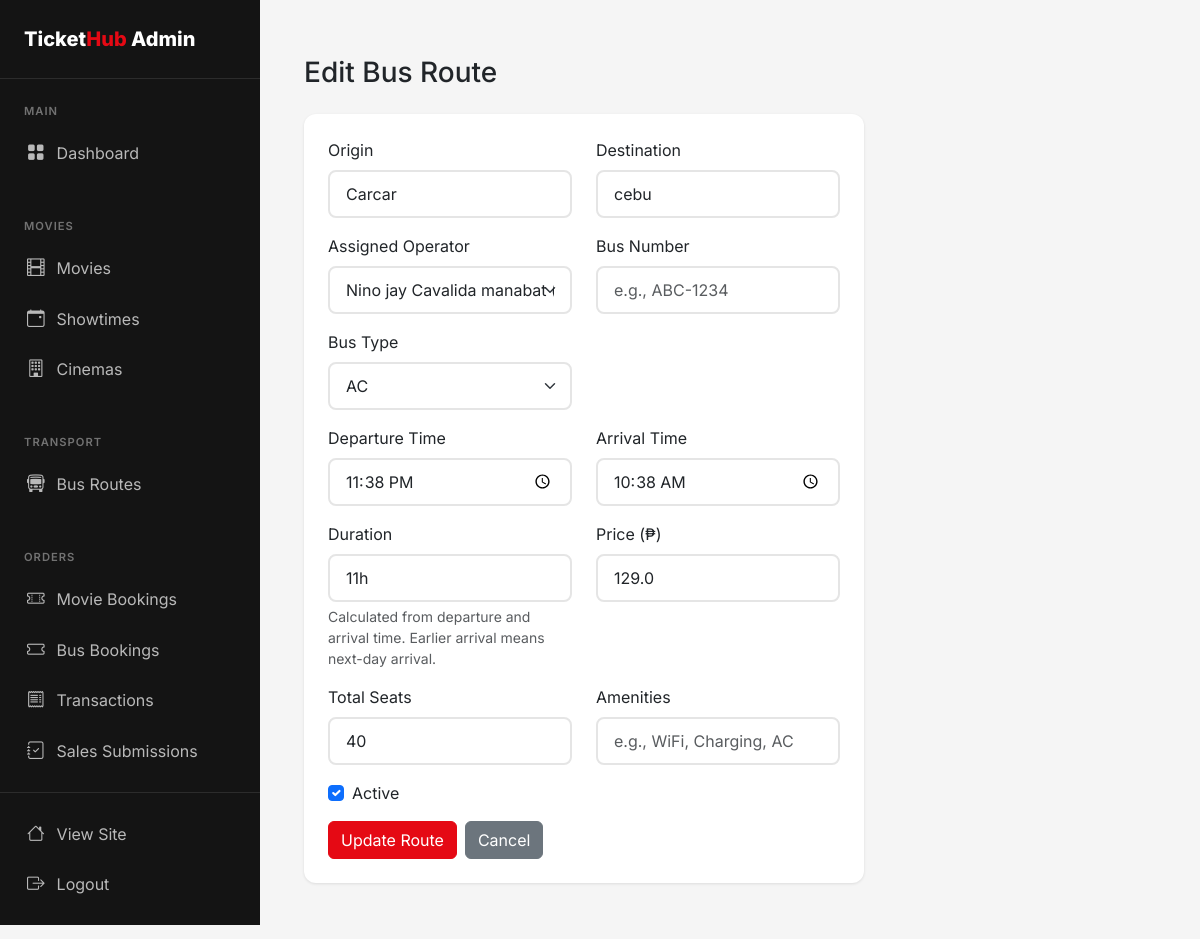
Page /admin/bus-routes/edit/1 (signed in) on the committed database.
### flask_app/app.py (models this page shows, shortened)
class BusRoute(db.Model):
    id = db.Column(db.Integer, primary_key=True)
    origin = db.Column(db.String(100), nullable=False)
    destination = db.Column(db.String(100), nullable=False)
    operator_id = db.Column(db.Integer, db.ForeignKey('user.id'), nullable=True)
    bus_number = db.Column(db.String(50))  # bus plate number or identifier
    bus_type = db.Column(db.String(50))  # AC, Non-AC, Sleeper, etc.
    departure_time = db.Column(db.Time, nullable=False)
    arrival_time = db.Column(db.Time, nullable=False)
    duration = db.Column(db.String(50))
    price = db.Column(db.Float, nullable=False)
    total_seats = db.Column(db.Integer, default=40)
    amenities = db.Column(db.String(255))  # WiFi, Charging, etc.
    image = db.Column(db.String(255))  # bus picture
    is_active = db.Column(db.Boolean, default=True)
    schedules = db.relationship('BusSchedule', backref='route', lazy=True, cascade='all, delete-orphan')
    operator = db.relationship('User', foreign_keys=[operator_id], backref='bus_routes')

class User(UserMixin, db.Model):
    id = db.Column(db.Integer, primary_key=True)
    email = db.Column(db.String(120), unique=True, nullable=False)
    password_hash = db.Column(db.String(256), nullable=False)
    name = db.Column(db.String(100), nullable=False)
    phone = db.Column(db.String(20))
    is_admin = db.Column(db.Boolean, default=False)
    is_bus_operator = db.Column(db.Boolean, default=False)
    is_cinema_operator = db.Column(db.Boolean, default=False)
    created_at = db.Column(db.DateTime, default=datetime.utcnow)
    movie_bookings = db.relationship('MovieBooking', foreign_keys='MovieBooking.user_id', backref='user', lazy=True)
    bus_bookings = db.relationship('BusBooking', foreign_keys='BusBooking.user_id', backref='user', lazy=True)

### flask_app/app.py (the view, shortened to what this page needs)
@app.route('/admin/bus-routes/edit/<int:route_id>', methods=['GET', 'POST'])
@login_required
@admin_required
def admin_edit_bus_route(route_id):
    route = BusRoute.query.get_or_404(route_id)
    operators = User.query.filter((User.is_bus_operator == True) | (User.is_admin == True)).all()
    return render_template('admin/bus/edit.html', route=route, operators=operators)

### flask_app/app.py (called while the page is built)
@app.after_request
def add_no_cache_headers(response):
    if request.endpoint != 'static':
        response.headers['Cache-Control'] = 'no-store, no-cache, must-revalidate, private, max-age=0'
        response.headers['Pragma'] = 'no-cache'
        response.headers['Expires'] = '0'
    return response

@login_manager.user_loader
def load_user(user_id):
    return User.query.get(int(user_id))

def admin_required(f):
    @wraps(f)
    def decorated_function(*args, **kwargs):
        if not current_user.is_authenticated or not current_user.is_admin:
            flash('You need admin access for this action.', 'error')
            return redirect(url_for('index'))
        return f(*args, **kwargs)
    return decorated_function

### flask_app/templates/admin/bus/edit.html (shortened to what this page needs)
{% extends 'admin/base.html' %}
{% block admin_content %}
<div class="container-fluid py-4">
    <div class="row mb-4">
        <div class="col-12">
            <h1 class="h3 mb-0">Edit Bus Route</h1>
        </div>
    </div>
    <div class="row">
        <div class="col-lg-8">
            <div class="card">
                <div class="card-body p-4">
                    <form method="POST" action="{{ url_for('admin_edit_bus_route', route_id=route.id) }}">
                        <div class="row">
                            <div class="col-md-6 mb-3">
                                <label class="form-label">Origin</label>
                                <input type="text" class="form-control" name="origin" value="{{ route.origin }}" required>
                            </div>
                            <div class="col-md-6 mb-3">
                                <label class="form-label">Destination</label>
                                <input type="text" class="form-control" name="destination" value="{{ route.destination }}" required>
                            </div>
                        </div>
                        <div class="row">
                            <div class="col-md-6 mb-3">
                                <label class="form-label">Assigned Operator</label>
                                <select class="form-select" name="operator_id">
                                    {% for operator in operators %}
                                        <option value="{{ operator.id }}" {% if route.operator_id == operator.id %}selected{% endif %}>
                                            {{ operator.name }} ({{ operator.email }})
                                        </option>
                                    {% endfor %}
                                </select>
                            </div>
                            <div class="col-md-6 mb-3">
                                <label class="form-label">Bus Number</label>
                                <input type="text" class="form-control" name="bus_number" value="{{ route.bus_number or '' }}" placeholder="e.g., ABC-1234">
                            </div>
                        </div>
                        <div class="row">
                            <div class="col-md-6 mb-3">
                                <label class="form-label">Bus Type</label>
                                <select class="form-select" name="bus_type">
                                    <option value="AC" {% if route.bus_type == 'AC' %}selected{% endif %}>AC</option>
                                </select>
                            </div>
                        </div>
                        <div class="row">
                            <div class="col-md-6 mb-3">
                                <label class="form-label">Departure Time</label>
                                <input type="time" class="form-control" id="departureTime" name="departure_time" value="{{ route.departure_time.strftime('%H:%M') }}" required>
                            </div>
                            <div class="col-md-6 mb-3">
                                <label class="form-label">Arrival Time</label>
                                <input type="time" class="form-control" id="arrivalTime" name="arrival_time" value="{{ route.arrival_time.strftime('%H:%M') }}" required>
                            </div>
                        </div>
                        <div class="row">
                            <div class="col-md-6 mb-3">
                                <label class="form-label">Duration</label>
                                <input type="text" class="form-control" id="durationField" name="duration" value="{{ route.duration or format_route_duration(route.departure_time, route.arrival_time) or '' }}" placeholder="Calculated automatically" readonly>
                                <div class="form-text">Calculated from departure and arrival time. Earlier arrival means next-day arrival.</div>
                            </div>
                            <div class="col-md-6 mb-3">
                                <label class="form-label">Price (₱)</label>
                                <input type="number" class="form-control" name="price" value="{{ route.price }}" step="0.01" required>
                            </div>
                        </div>
                        <div class="row">
                            <div class="col-md-6 mb-3">
                                <label class="form-label">Total Seats</label>
                                <input type="number" class="form-control" name="total_seats" value="{{ route.total_seats }}" required>
                            </div>
                            <div class="col-md-6 mb-3">
                                <label class="form-label">Amenities</label>
                                <input type="text" class="form-control" name="amenities" value="{{ route.amenities or '' }}" placeholder="e.g., WiFi, Charging, AC">
                            </div>
                        </div>
                        <div class="mb-3">
                            <div class="form-check">
                                <input class="form-check-input" type="checkbox" name="is_active" id="isActive" {% if route.is_active %}checked{% endif %}>
                                <label class="form-check-label" for="isActive">
                                    Active
                                </label>
                            </div>
                        </div>
                        <div class="d-flex gap-2">
                            <button type="submit" class="btn btn-primary">Update Route</button>
                            <a href="{{ url_for('admin_bus_routes') }}" class="btn btn-secondary">Cancel</a>
                        </div>
                    </form>
                </div>
            </div>
        </div>
    </div>
</div>
{% endblock %}

### flask_app/templates/admin/base.html (style rules this page uses)
:root { --primary: #E50914; --primary-dark: #B20710; --secondary: #0A84FF; --dark: #141414; --dark-lighter: #1F1F1F; --gray-100: #F5F5F5; --gray-200: #E5E5E5; --gray-600: #6B7280; --success: #22C55E; }
body { font-family: 'Inter', sans-serif; background: var(--gray-100); }
.card { border: none; border-radius: 12px; box-shadow: 0 1px 3px rgba(0,0,0,0.1); }
.btn-primary { background: var(--primary); border-color: var(--primary); }
.form-control, .form-select { border: 2px solid var(--gray-200); border-radius: 8px; padding: 0.625rem 1rem; }

### rows in the picture
BusRoute: origin "Carcar", destination "cebu", operator_id "Nino jay Cavalida manabat (ninojaymanabat@gmail.com)", bus_type "AC", departure_time "23:38", arrival_time "10:38", duration "11h", price "129.0", total_seats "40", is_active "☑"
